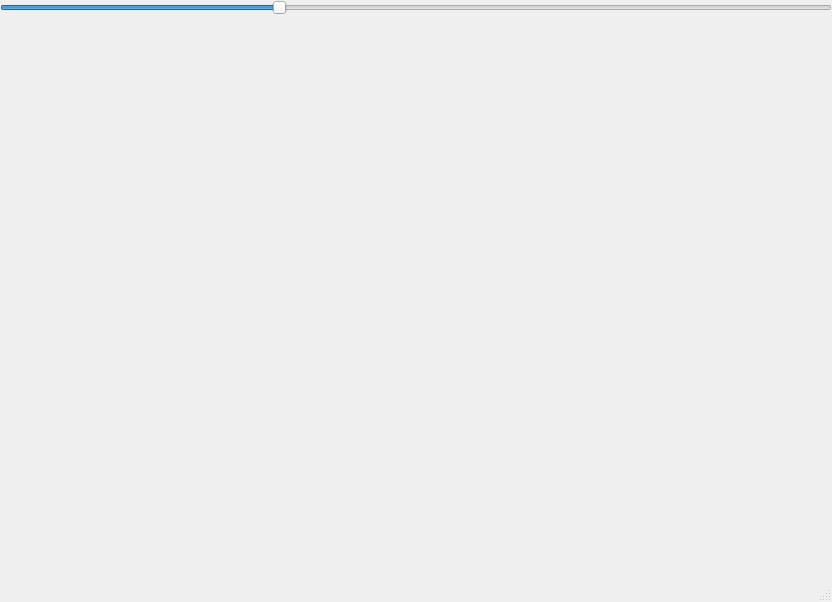
<?xml version="1.0" encoding="UTF-8"?>
<ui version="4.0">
 <class>MainWindow</class>
 <widget class="QMainWindow" name="MainWindow">
  <property name="geometry">
   <rect>
    <x>0</x>
    <y>0</y>
    <width>832</width>
    <height>602</height>
   </rect>
  </property>
  <property name="windowTitle">
   <string>qt metal</string>
  </property>
  <widget class="QWidget" name="centralwidget">
   <layout class="QHBoxLayout" name="horizontalLayout">
    <property name="leftMargin">
     <number>0</number>
    </property>
    <property name="topMargin">
     <number>0</number>
    </property>
    <property name="rightMargin">
     <number>0</number>
    </property>
    <property name="bottomMargin">
     <number>0</number>
    </property>
    <item>
     <layout class="QVBoxLayout" name="verticalLayout">
      <item>
       <widget class="QSlider" name="n_points">
        <property name="minimum">
         <number>1000</number>
        </property>
        <property name="maximum">
         <number>2500</number>
        </property>
        <property name="value">
         <number>1500</number>
        </property>
        <property name="orientation">
         <enum>Qt::Horizontal</enum>
        </property>
       </widget>
      </item>
      <item>
       <widget class="MetalDeviceWidget" name="widget" native="true"/>
      </item>
     </layout>
    </item>
   </layout>
  </widget>
  <widget class="QMenuBar" name="menubar">
   <property name="geometry">
    <rect>
     <x>0</x>
     <y>0</y>
     <width>832</width>
     <height>22</height>
    </rect>
   </property>
  </widget>
  <widget class="QStatusBar" name="statusbar"/>
 </widget>
 <customwidgets>
  <customwidget>
   <class>MetalDeviceWidget</class>
   <extends>QWidget</extends>
   <header location="global">metaldevicewidget.h</header>
   <container>1</container>
  </customwidget>
 </customwidgets>
 <resources/>
 <connections/>
</ui>
